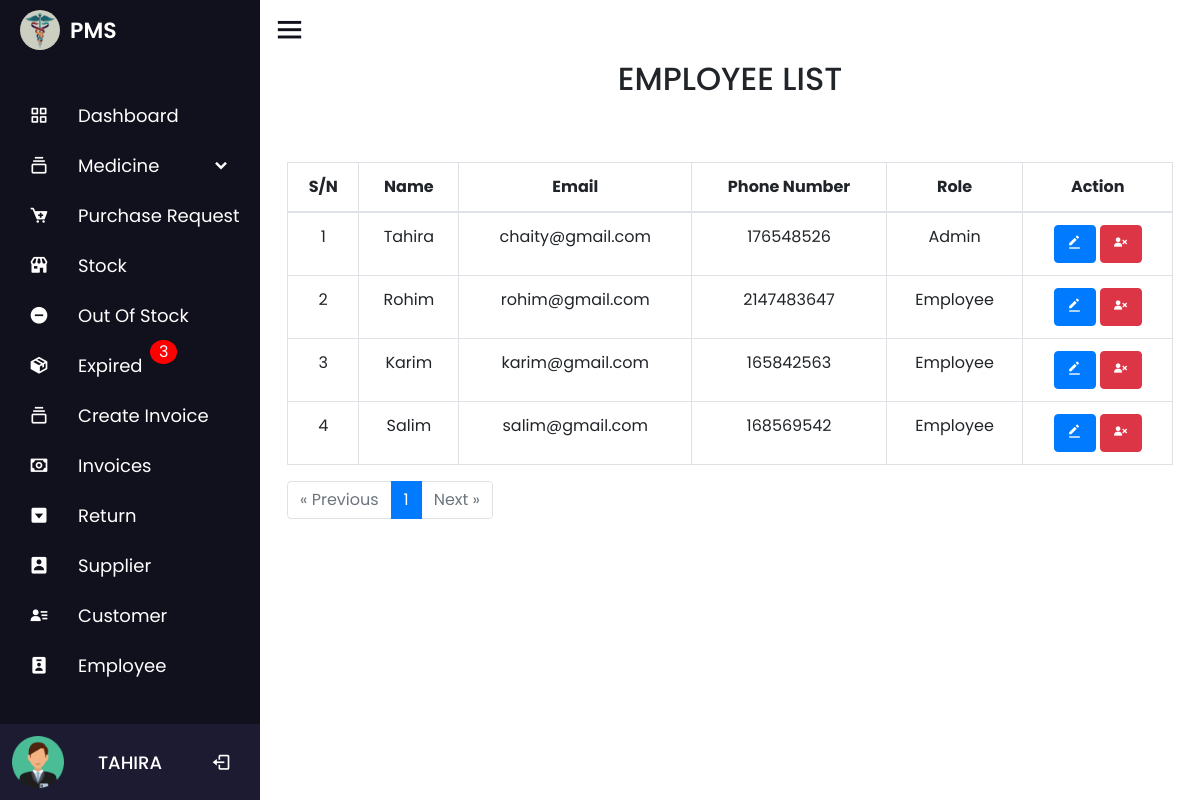
The page /employee.php (signed in) on the database as committed earlier.
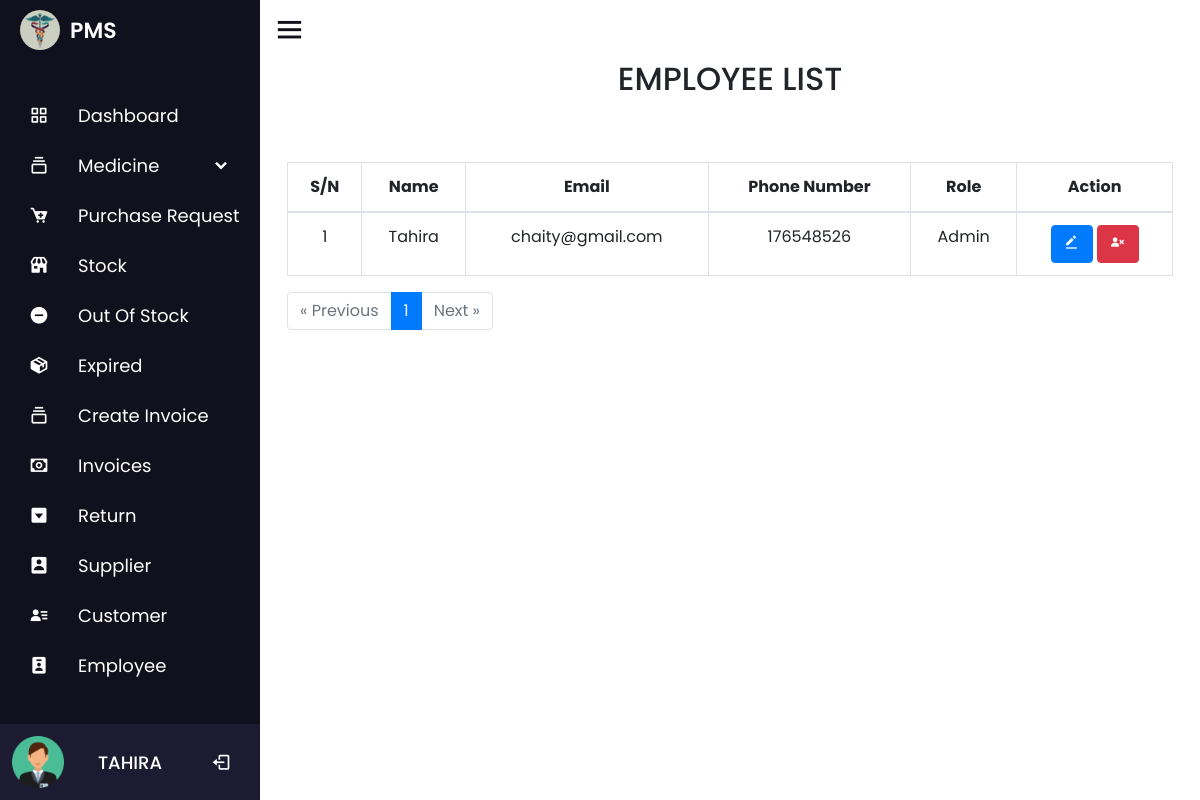
The same page on the database as committed later.
### tables this page shows
CREATE TABLE `employee` (
  `id` int(100) NOT NULL COMMENT 'ID',
  `name` varchar(100) NOT NULL COMMENT 'Name',
  `number` int(100) NOT NULL COMMENT 'Number',
  `email` varchar(100) NOT NULL COMMENT 'Email',
  `password` varchar(100) NOT NULL,
  `role` int(10) NOT NULL,
  `date` timestamp NOT NULL DEFAULT current_timestamp()
);

CREATE TABLE `role` (
  `role_id` int(100) NOT NULL,
  `role_name` varchar(100) NOT NULL
);

### employee.php (the view, shortened to what this page needs)
<?php
include 'nav/nav.php';
$results_per_page = 10;
$offset = 0;
if (isset($_GET['page']) && is_numeric($_GET['page'])) {
    $page = $_GET['page'];
    $offset = ($page - 1) * $results_per_page;
} else {
    $page = 1;
}
$query = "SELECT employee.*, role.role_name
          FROM employee
          JOIN role ON role.role_id = employee.role
          LIMIT $offset, $results_per_page";
$data = mysqli_query($conn, $query);
$total_results_query = mysqli_query($conn, "SELECT COUNT(*) AS total FROM employee");
$total_results_row = mysqli_fetch_assoc($total_results_query);
$total_results = $total_results_row['total'];
$total_pages = ceil($total_results / $results_per_page);
?>
<div class="container">
    <div class="title">
        <h2 class="text-center text-uppercase p-2">Employee List</h2>
        <a href="add_employee.php"><button class="col-2 btn btn-primary add_button"> Add Employee</button></a>
    </div>
    <table id="zctb" class="display table table-bordered table-hover text-center" cellspacing="0" width="100%">
        <thead>
            <tr>
                <th>S/N</th>
                <th>Name</th>
                <th>Email</th>
                <th>Phone Number</th>
                <th>Role</th>
                <th>Action</th>
            </tr>
        </thead>
        <tbody>
            <?php
            $c = $offset + 1;
            while ($result = mysqli_fetch_assoc($data)) {
                echo '
                <tr>
                    <td>' . $c . '</td>
                    <td>' . $result['name'] . '</td>
                    <td>' . $result['email'] . '</td>
                    <td>' . $result['number'] . '</td>
                    <td>' . $result['role_name'] . '</td>
                    <td>
                        <a href="eupdate.php?updateid=' . $result['id'] . '" class="text-light"><button class="btn btn-primary"><i class="bx bxs-edit-alt"></i></button></a>
                        <a href="employee.php?deleteid=' . $result['id'] . '" class="text-light" onclick="return confirm(\'Are you sure you want to delete this employee?\')"><button class="btn btn-danger"><i class="bx bxs-user-x"></i></button></a>
                    </td>
                </tr>';
                $c++;
            }
            ?>
        </tbody>
    </table>
    <?php
    echo '<div class="pagination">';
    echo '<ul class="pagination">';
    if ($page > 1) {
        echo '<li class="page-item"><a class="page-link" href="?page=' . ($page - 1) . '">&laquo; Previous</a></li>';
    } else {
        echo '<li class="page-item disabled"><span class="page-link">&laquo; Previous</span></li>';
    }
    for ($i = 1; $i <= $total_pages; $i++) {
        if ($i == $page) {
            echo '<li class="page-item active"><span class="page-link">' . $i . '</span></li>';
        } else {
            echo '<li class="page-item"><a class="page-link" href="?page=' . $i . '">' . $i . '</a></li>';
        }
    }
    if ($page < $total_pages) {
        echo '<li class="page-item"><a class="page-link" href="?page=' . ($page + 1) . '">Next &raquo;</a></li>';
    } else {
        echo '<li class="page-item disabled"><span class="page-link">Next &raquo;</span></li>';
    }
    echo '</ul>';
    echo '</div>';
    ?>
</div>
<?php include 'nav/footer.php'; ?>

### nav/nav.php (shortened to what this page needs)
<?php
$db = new dbObj();
$conn =  $db->getConnstring();
$query = mysqli_query($conn, "SELECT * FROM medicine_stock WHERE expiry_date < CURDATE()");
$e = mysqli_num_rows($query);
?>
<!DOCTYPE html>
<html lang="en" dir="ltr">
<head>
  <link rel="stylesheet" href="nav/style.css">
  <link rel="stylesheet" href="css/bootstrap.min.css">
  <link rel="stylesheet" href="https://unicons.iconscout.com/release/v4.0.0/css/line.css">
  <link href='https://unpkg.com/boxicons@2.0.7/css/boxicons.min.css' rel='stylesheet'>
  <link rel="stylesheet" href="https://unicons.iconscout.com/release/v4.0.8/css/line.css">
  <link rel="stylesheet" href="https://cdnjs.cloudflare.com/ajax/libs/font-awesome/4.7.0/css/font-awesome.min.css">
  <link rel="stylesheet" href="//code.jquery.com/ui/1.13.2/themes/base/jquery-ui.css">
</head>
<body>
  <div class="sidebar">
    <div class="logo-details">
      <img src="image/logo.jpg" alt="profileImg" style="height: 40px; width: 40px;     border-radius: 50px; margin-right: 10px; margin-left: 20px;">
      <span class="logo_name">PMS</span>
    </div>
    <?php
        if (isset($_SESSION['admin'])) {
            echo '
            <ul class="nav-links">
            <li>
                <a href="dashboard.php">
                <i class="bx bx-grid-alt"></i>
                <span class="link_name">Dashboard</span>
                </a>
                <ul class="sub-menu blank">
                <li><a class="link_name" href="dashboard.php">Dashboard</a></li>
                </ul>
            </li>
            <li>
                <div class="iocn-link">
                <a href="medicine_details.php">
                    <i class="bx bx-collection"></i>
                    <span class="link_name">Medicine</span>
                </a>
                <i class="bx bxs-chevron-down arrow"></i>
                </div>
                <ul class="sub-menu">
                <li><a class="link_name" href="medicine_details.php">Medicine</a></li>
                <li><a href="catagory.php">Catagory</a></li>
                <li><a href="brand.php">Brand</a></li>
                <li><a href="generic.php">Generic</a></li>
                </ul>
            </li>
            <li>
            <a href="purchase_request.php">
            <i class="bx bxs-cart-add" ></i>
            <span class="link_name">Purchase Request</span>';
        echo '</a>
            <ul class="sub-menu blank">
            <li><a class="link_name" href="purchase_request.php">Purchase Request</a></li>
            </ul>
        </li>
            <li>
            <a href="stock.php">
            <i class="bx bxs-store" ></i>
              <span class="link_name">Stock</span>
            </a>
            <ul class="sub-menu blank">
              <li><a class="link_name" href="stock.php">Stock</a></li>
            </ul>
          </li>
          <li>
            <a href="outofstock.php">
            <i class="bx bxs-minus-circle" ></i>
              <span class="link_name">Out Of Stock</span>';
           echo' </a>
            <ul class="sub-menu blank">
              <li><a class="link_name" href="outofstock.php">Out Of Stock</a></li>
            </ul>
          </li>
          <li>
            <a href="expired.php">
            <i class="bx bxs-package" ></i>
              <span class="link_name">Expired</span>';
                        if ($e != 0) echo '
                            <span style="position: absolute; top: -0.1px;left: 110px;padding: 0.1px 9px;border-radius: 50%;background: red;color: white;margin-left:40px;">
                            ' . $e . '</span>' ;
           echo' </a>
            <ul class="sub-menu blank">
              <li><a class="link_name" href="expired.php">Out Of Stock</a></li>
            </ul>
          </li>
          <li>
            <div class="iocn-link">
              <a href="add_order.php">
                <i class="bx bx-collection"></i>
                <span class="link_name">Create Invoice</span>
              </a>
            </div>
          </li>
          <li>
            <div class="iocn-link">
              <a href="invoices.php">
              <i class="bx bx-money" ></i>
                <span class="link_name">Invoices</span>
              </a>
            </div>
          </li>
          <li>
            <a href="return.php">
            <i class="bx bxs-caret-down-square" ></i>
              <span class="link_name">Return</span>
            </a>
            <ul class="sub-menu blank">
              <li><a class="link_name" href="return.php">Return</a></li>
            </ul>
          </li>
          <li>
          <a href="supplier.php">
          <i class="bx bxs-user-rectangle" ></i>
            <span class="link_name">Supplier</span>
          </a>
          <ul class="sub-menu blank">
            <li><a class="link_name" href="supplier.php">Customer</a></li>
          </ul>
        </li>
          <li>
          <a href="customer.php">
          <i class="bx bxs-user-detail" ></i>
            <span class="link_name">Customer</span>
          </a>
          <ul class="sub-menu blank">
            <li><a class="link_name" href="customer.php">Customer</a></li>
          </ul>
        </li>
        <li>
          <a href="employee.php">
          <i class="bx bxs-user-badge"></i>
            <span class="link_name">Employee</span>
          </a>
          <ul class="sub-menu blank">
            <li><a class="link_name" href="employee.php">Employee</a></li>
          </ul>
        </li>
          <li>
            ';
        }
        ?>
        <div class="profile-details">
          <div class="profile-content">
            <img src="image/user.png" alt="profileImg">
          </div>
          <div class="name-job">
            <div class="profile_name"><a class="link_name text-white text-uppercase" href="profile.php"><?php
                                      $query = mysqli_query($conn, "SELECT * FROM `employee` WHERE `id`='$_SESSION[eid]'");
                                      $fetch = mysqli_fetch_array($query);
                                      echo $fetch['name'];
                                      ?></a></div>
          </div>
          <a href="logout.php">
            <i class='bx bx-log-out'></i></a>
        </div>
      </li>
    </ul>
  </div>
  <section class="home-section">
    <div class="home-content">
      <i class='bx bx-menu'></i>
    </div>

### nav/footer.php (shortened to what this page needs)
</section>
</body>
</html>

### nav/style.css (style rules this page uses)
* { margin: 0; padding: 0; box-sizing: border-box; font-family: 'Poppins', sans-serif; }
.sidebar { position: fixed; top: 0; left: 0; height: 100%; width: 260px; background: #11101d; z-index: 100; transition: all 0.5s ease; }
.sidebar .logo-details { height: 60px; width: 100%; display: flex; align-items: center; }
.sidebar .logo-details .logo_name { font-size: 22px; color: #fff; font-weight: 600; transition: 0.3s ease; transition-delay: 0.1s; }
.sidebar .nav-links { height: 100%; padding: 30px 0 150px 0; overflow: auto; }
.sidebar .nav-links li { position: relative; list-style: none; transition: all 0.4s ease; }
.sidebar .nav-links li .iocn-link { display: flex; align-items: center; justify-content: space-between; }
.sidebar .nav-links li i { height: 50px; min-width: 78px; text-align: center; line-height: 50px; color: #fff; font-size: 20px; cursor: pointer; transition: all 0.3s ease; }
.sidebar .nav-links li a { display: flex; align-items: center; text-decoration: none; }
.sidebar .nav-links li a .link_name { font-size: 18px; font-weight: 400; color: #fff!important; transition: all 0.4s ease; }
.sidebar .profile-details { position: fixed; bottom: 0; width: 260px; display: flex; align-items: center; justify-content: space-between; background: #1d1b31; padding: 12px 0; transition: all 0.5s ease; }
.sidebar .profile-details .profile-content { display: flex; align-items: center; }
.sidebar .profile-details img { height: 52px; width: 52px; object-fit: cover; border-radius: 16px; margin: 0 14px 0 12px; background: #1d1b31; transition: all 0.5s ease; }
.sidebar .profile-details .profile_name, .sidebar .profile-details .job { color: #fff; font-size: 18px; font-weight: 500; white-space: nowrap; }
.home-section { position: relative; background: #ffffff; height: 100vh; left: 130px; width: calc(100% - 260px); transition: all 0.5s ease; padding: 12px; overflow: auto; }
.home-content { align-items: center; flex-wrap: wrap; }
.home-section .home-content .bx-menu, .home-section .home-content .text { color: #11101d; font-size: 35px; }
.home-section .home-content .bx-menu { cursor: pointer; margin-right: 10px; }
* { margin: 0; padding: 0; box-sizing: border-box; }
body { display: flex; justify-content: center; align-items: center; min-height: 100vh; }

Rows that differ between the two databases and show on the page:
removed employee: name "Rohim", email "rohim@gmail.com", number "2147483647", role.role_name "Employee"
removed employee: name "Karim", email "karim@gmail.com", number "165842563", role.role_name "Employee"
removed employee: name "Salim", email "salim@gmail.com", number "168569542", role.role_name "Employee"
Other text that changed with them:
$e: "3" → (not shown)
